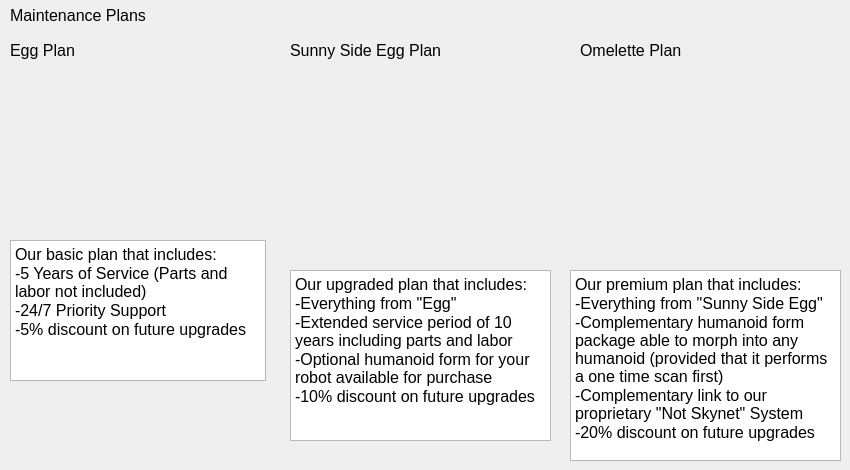
    <widget class="QWidget" name="maintanencePage">
     <widget class="QLabel" name="label_5">
      <property name="geometry">
       <rect>
        <x>10</x>
        <y>40</y>
        <width>71</width>
        <height>21</height>
       </rect>
      </property>
      <property name="font">
       <font>
        <pointsize>12</pointsize>
       </font>
      </property>
      <property name="text">
       <string>Egg Plan</string>
      </property>
     </widget>
     <widget class="QLabel" name="label_6">
      <property name="geometry">
       <rect>
        <x>10</x>
        <y>70</y>
        <width>231</width>
        <height>151</height>
       </rect>
      </property>
      <property name="text">
       <string/>
      </property>
      <property name="pixmap">
       <pixmap resource="images.qrc">:/pics/pokemon-go-egg.jpg</pixmap>
      </property>
      <property name="scaledContents">
       <bool>true</bool>
      </property>
     </widget>
     <widget class="QTextBrowser" name="textBrowser_11">
      <property name="geometry">
       <rect>
        <x>10</x>
        <y>240</y>
        <width>256</width>
        <height>141</height>
       </rect>
      </property>
      <property name="html">
       <string>&lt;!DOCTYPE HTML PUBLIC &quot;-//W3C//DTD HTML 4.0//EN&quot; &quot;http://www.w3.org/TR/REC-html40/strict.dtd&quot;&gt;
&lt;html&gt;&lt;head&gt;&lt;meta name=&quot;qrichtext&quot; content=&quot;1&quot; /&gt;&lt;style type=&quot;text/css&quot;&gt;
p, li { white-space: pre-wrap; }
&lt;/style&gt;&lt;/head&gt;&lt;body style=&quot; font-family:'Ubuntu'; font-size:11pt; font-weight:400; font-style:normal;&quot;&gt;
&lt;p style=&quot; margin-top:0px; margin-bottom:0px; margin-left:0px; margin-right:0px; -qt-block-indent:0; text-indent:0px;&quot;&gt;&lt;span style=&quot; font-family:'MS Shell Dlg 2'; font-size:12pt;&quot;&gt;Our basic plan that includes:&lt;/span&gt;&lt;/p&gt;
&lt;p style=&quot; margin-top:0px; margin-bottom:0px; margin-left:0px; margin-right:0px; -qt-block-indent:0; text-indent:0px;&quot;&gt;&lt;span style=&quot; font-family:'MS Shell Dlg 2'; font-size:12pt;&quot;&gt;-5 Years of Service (Parts and labor not included)&lt;/span&gt;&lt;/p&gt;
&lt;p style=&quot; margin-top:0px; margin-bottom:0px; margin-left:0px; margin-right:0px; -qt-block-indent:0; text-indent:0px;&quot;&gt;&lt;span style=&quot; font-family:'MS Shell Dlg 2'; font-size:12pt;&quot;&gt;-24/7 Priority Support&lt;/span&gt;&lt;/p&gt;
&lt;p style=&quot; margin-top:0px; margin-bottom:0px; margin-left:0px; margin-right:0px; -qt-block-indent:0; text-indent:0px;&quot;&gt;&lt;span style=&quot; font-family:'MS Shell Dlg 2'; font-size:12pt;&quot;&gt;-5% discount on future upgrades&lt;/span&gt;&lt;/p&gt;
&lt;p style=&quot;-qt-paragraph-type:empty; margin-top:0px; margin-bottom:0px; margin-left:0px; margin-right:0px; -qt-block-indent:0; text-indent:0px; font-family:'MS Shell Dlg 2'; font-size:12pt;&quot;&gt;&lt;br /&gt;&lt;/p&gt;&lt;/body&gt;&lt;/html&gt;</string>
      </property>
     </widget>
     <widget class="QLabel" name="label_7">
      <property name="geometry">
       <rect>
        <x>580</x>
        <y>70</y>
        <width>231</width>
        <height>191</height>
       </rect>
      </property>
      <property name="text">
       <string/>
      </property>
      <property name="pixmap">
       <pixmap resource="images.qrc">:/pics/omelette.jpeg</pixmap>
      </property>
      <property name="scaledContents">
       <bool>true</bool>
      </property>
     </widget>
     <widget class="QLabel" name="label_8">
      <property name="geometry">
       <rect>
        <x>290</x>
        <y>70</y>
        <width>241</width>
        <height>181</height>
       </rect>
      </property>
      <property name="text">
       <string/>
      </property>
      <property name="pixmap">
       <pixmap resource="images.qrc">:/pics/sunny-egg.jpg</pixmap>
      </property>
      <property name="scaledContents">
       <bool>true</bool>
      </property>
     </widget>
     <widget class="QLabel" name="header_4">
      <property name="geometry">
       <rect>
        <x>10</x>
        <y>0</y>
        <width>211</width>
        <height>31</height>
       </rect>
      </property>
      <property name="font">
       <font>
        <pointsize>12</pointsize>
       </font>
      </property>
      <property name="text">
       <string>Maintenance Plans</string>
      </property>
     </widget>
     <widget class="QLabel" name="label_9">
      <property name="geometry">
       <rect>
        <x>580</x>
        <y>40</y>
        <width>131</width>
        <height>21</height>
       </rect>
      </property>
      <property name="font">
       <font>
        <pointsize>12</pointsize>
       </font>
      </property>
      <property name="text">
       <string>Omelette Plan</string>
      </property>
     </widget>
     <widget class="QTextBrowser" name="textBrowser_12">
      <property name="geometry">
       <rect>
        <x>570</x>
        <y>270</y>
        <width>271</width>
        <height>191</height>
       </rect>
      </property>
      <property name="html">
       <string>&lt;!DOCTYPE HTML PUBLIC &quot;-//W3C//DTD HTML 4.0//EN&quot; &quot;http://www.w3.org/TR/REC-html40/strict.dtd&quot;&gt;
&lt;html&gt;&lt;head&gt;&lt;meta name=&quot;qrichtext&quot; content=&quot;1&quot; /&gt;&lt;style type=&quot;text/css&quot;&gt;
p, li { white-space: pre-wrap; }
&lt;/style&gt;&lt;/head&gt;&lt;body style=&quot; font-family:'Ubuntu'; font-size:11pt; font-weight:400; font-style:normal;&quot;&gt;
&lt;p style=&quot; margin-top:0px; margin-bottom:0px; margin-left:0px; margin-right:0px; -qt-block-indent:0; text-indent:0px;&quot;&gt;&lt;span style=&quot; font-family:'MS Shell Dlg 2'; font-size:12pt;&quot;&gt;Our premium plan that includes:&lt;/span&gt;&lt;/p&gt;
&lt;p style=&quot; margin-top:0px; margin-bottom:0px; margin-left:0px; margin-right:0px; -qt-block-indent:0; text-indent:0px;&quot;&gt;&lt;span style=&quot; font-family:'MS Shell Dlg 2'; font-size:12pt;&quot;&gt;-Everything from &amp;quot;Sunny Side Egg&amp;quot;&lt;/span&gt;&lt;/p&gt;
&lt;p style=&quot; margin-top:0px; margin-bottom:0px; margin-left:0px; margin-right:0px; -qt-block-indent:0; text-indent:0px;&quot;&gt;&lt;span style=&quot; font-family:'MS Shell Dlg 2'; font-size:12pt;&quot;&gt;-Complementary humanoid form package able to morph into any humanoid (provided that it performs a one time scan first)&lt;/span&gt;&lt;/p&gt;
&lt;p style=&quot; margin-top:0px; margin-bottom:0px; margin-left:0px; margin-right:0px; -qt-block-indent:0; text-indent:0px;&quot;&gt;&lt;span style=&quot; font-family:'MS Shell Dlg 2'; font-size:12pt;&quot;&gt;-Complementary link to our proprietary &amp;quot;Not Skynet&amp;quot; System&lt;/span&gt;&lt;/p&gt;
&lt;p style=&quot; margin-top:0px; margin-bottom:0px; margin-left:0px; margin-right:0px; -qt-block-indent:0; text-indent:0px;&quot;&gt;&lt;span style=&quot; font-family:'MS Shell Dlg 2'; font-size:12pt;&quot;&gt;-20% discount on future upgrades&lt;/span&gt;&lt;/p&gt;&lt;/body&gt;&lt;/html&gt;</string>
      </property>
     </widget>
     <widget class="QLabel" name="label_10">
      <property name="geometry">
       <rect>
        <x>290</x>
        <y>40</y>
        <width>181</width>
        <height>21</height>
       </rect>
      </property>
      <property name="font">
       <font>
        <pointsize>12</pointsize>
       </font>
      </property>
      <property name="text">
       <string>Sunny Side Egg Plan</string>
      </property>
     </widget>
     <widget class="QTextBrowser" name="textBrowser_13">
      <property name="geometry">
       <rect>
        <x>290</x>
        <y>270</y>
        <width>261</width>
        <height>171</height>
       </rect>
      </property>
      <property name="html">
       <string>&lt;!DOCTYPE HTML PUBLIC &quot;-//W3C//DTD HTML 4.0//EN&quot; &quot;http://www.w3.org/TR/REC-html40/strict.dtd&quot;&gt;
&lt;html&gt;&lt;head&gt;&lt;meta name=&quot;qrichtext&quot; content=&quot;1&quot; /&gt;&lt;style type=&quot;text/css&quot;&gt;
p, li { white-space: pre-wrap; }
&lt;/style&gt;&lt;/head&gt;&lt;body style=&quot; font-family:'Ubuntu'; font-size:11pt; font-weight:400; font-style:normal;&quot;&gt;
&lt;p style=&quot; margin-top:0px; margin-bottom:0px; margin-left:0px; margin-right:0px; -qt-block-indent:0; text-indent:0px;&quot;&gt;&lt;span style=&quot; font-family:'MS Shell Dlg 2'; font-size:12pt;&quot;&gt;Our upgraded plan that includes:&lt;/span&gt;&lt;/p&gt;
&lt;p style=&quot; margin-top:0px; margin-bottom:0px; margin-left:0px; margin-right:0px; -qt-block-indent:0; text-indent:0px;&quot;&gt;&lt;span style=&quot; font-family:'MS Shell Dlg 2'; font-size:12pt;&quot;&gt;-Everything from &amp;quot;Egg&amp;quot;&lt;/span&gt;&lt;/p&gt;
&lt;p style=&quot; margin-top:0px; margin-bottom:0px; margin-left:0px; margin-right:0px; -qt-block-indent:0; text-indent:0px;&quot;&gt;&lt;span style=&quot; font-family:'MS Shell Dlg 2'; font-size:12pt;&quot;&gt;-Extended service period of 10 years including parts and labor&lt;/span&gt;&lt;/p&gt;
&lt;p style=&quot; margin-top:0px; margin-bottom:0px; margin-left:0px; margin-right:0px; -qt-block-indent:0; text-indent:0px;&quot;&gt;&lt;span style=&quot; font-family:'MS Shell Dlg 2'; font-size:12pt;&quot;&gt;-Optional humanoid form for your robot available for purchase&lt;/span&gt;&lt;/p&gt;
&lt;p style=&quot; margin-top:0px; margin-bottom:0px; margin-left:0px; margin-right:0px; -qt-block-indent:0; text-indent:0px;&quot;&gt;&lt;span style=&quot; font-family:'MS Shell Dlg 2'; font-size:12pt;&quot;&gt;-10% discount on future upgrades&lt;/span&gt;&lt;/p&gt;&lt;/body&gt;&lt;/html&gt;</string>
      </property>
     </widget>
    </widget>
